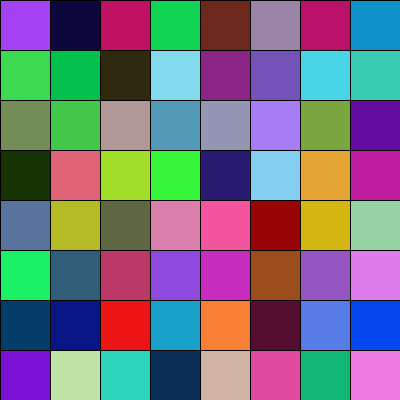
Frame 1 (no input)
Frame 60 (the mouse pressed at the canvas centre just before this capture): identical to frame 1, image omitted
Frame 120 (the mouse held since frame 60 and released just before this capture): identical to frame 1, image omitted

The Processing sketch that drew this single still picture (run headless with seeded random() and noise(); from frame 60 on, the mouse is pressed at the canvas centre):

// Processing sketch: Checkerboard
// ── Checkerboard.pde
/*
Nicholas Miller
This is Part 2!
There are 64 squares just like on a checkerboard.
They are given a random color and they keep that color
As you move your mouse over a square the border turns white
This is how you can know which square you are selecting
*/

float dimen = 50;
float alpha = 255;

float[][] reds = new float[8][8];
float[][] greens = new float[8][8];
float[][] blues = new float[8][8];

void setup() {
  size(400, 400);
  background(0);
  
  for(int i = 0; i < 8; i++) {
    for(int j = 0; j < 8; j++) {
      randomFill(i, j);
    }
  }
}

void draw() {
  //rect(0, 0, dimen, dimen);
  int xCount = 0;
  
  for(int x = 0; x < width; x += dimen) {
    int yCount = 0;
    for(int y = 0; y < height; y += dimen) {
      if (mouseX > x && mouseX < x + dimen && mouseY > y && mouseY < y + dimen) {
        strokeWeight(4);
        stroke(255);
      }
      else {
        strokeWeight(1);
        stroke(0);
      }
      fill(reds[xCount][yCount], greens[xCount][yCount], blues[xCount][yCount], alpha);
      rect(x, y, dimen, dimen);
      
      yCount++;
    }
    xCount++;
  }
}

void randomFill(int i, int j) {
  float randRed = random(255);
  float randGreen = random(255);
  float randBlue = random(255);
  
  reds[i][j] = randRed;
  greens[i][j] = randGreen;
  blues[i][j] = randBlue;
}
